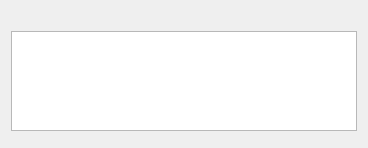
<?xml version="1.0" encoding="UTF-8"?>
<ui version="4.0">
 <class>DialogPromptList</class>
 <widget class="QDialog" name="DialogPromptList">
  <property name="geometry">
   <rect>
    <x>0</x>
    <y>0</y>
    <width>368</width>
    <height>148</height>
   </rect>
  </property>
  <property name="windowTitle">
   <string/>
  </property>
  <property name="modal">
   <bool>true</bool>
  </property>
  <layout class="QVBoxLayout" name="verticalLayout">
   <item>
    <widget class="QLabel" name="labelMessage">
     <property name="text">
      <string/>
     </property>
    </widget>
   </item>
   <item>
    <widget class="QListWidget" name="listWidget"/>
   </item>
   <item>
    <widget class="QDialogButtonBox" name="buttonBox">
     <property name="orientation">
      <enum>Qt::Horizontal</enum>
     </property>
     <property name="standardButtons">
      <set>QDialogButtonBox::NoButton</set>
     </property>
     <property name="centerButtons">
      <bool>true</bool>
     </property>
    </widget>
   </item>
  </layout>
 </widget>
 <resources/>
 <connections/>
</ui>
